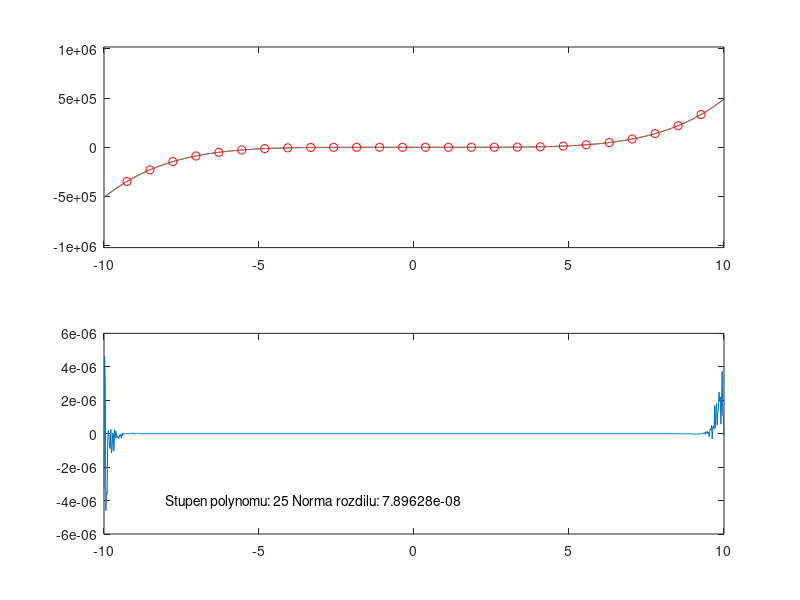

The MATLAB script that drew this image:
function lagrange

    % funkce, kterou budeme interpolovat
    function y=funkce(x)
        y = 5*x.^5-x.^4+3*x.^2-11*x+7;
        %y = x.^4 .* log(10+abs(x)) .* cos(x) .* exp(-abs(x));
        %y = exp(-x).*sqrt(abs(x));
        %y = 1./(abs(x)+1).*sin(x);
        %y = 1./(1+25*x.^2);
    end

    function y=Lagr(x1, x2, v, ii)
        y=0;
        for kk = 1 : ii 
            index = find(x2 ~= x2(kk)); % vyberu vsechny indexy mimo aktualniho kk
            % x1        - bod ve kterem interpoluji
            % x2        - zname body, ze kterych interpoluji
            % x2(index) - vsechny body mimo x2(ki)
            % v(kk)     - hodnota v aktualnim bode x2(kk)
            y = y + v(kk) * prod(x1-x2(index)) / prod(x2(kk)-x2(index));
        end
    end


a  = -10; % minimum x
b  =  10; % maximum x
cx =  a : (b-a)/1000 : b; % body, ve kterych budeme funkci interpolovat
n  =  26; % nejvyssi stupen interpolace
figure;

for i = 1 : n   % zkousime ruzne stupne interpolacniho polynomu
	step=(b-a)/(i+1); % velikost kroku pro dany stupen interpolace

    xx=zeros(1,i);  % body, ve kterych funkci zname
    val=zeros(1,i); % hodnoty funkce ve znamych bodech
    for j = 1 : i   % presne funkci vyhodnocujeme v i bodech
        xx(j)  = a + j*step;     % ekvidistantni body
        val(j) = funkce(xx(j)); 
    end

    eL=zeros(1,1001); % hodnoty interpolacniho polynomu 
    for k=1:1001
        eL(k) = Lagr(cx(k),xx,val,i); % hodnota polynomu v bode cx(k)
    end;

    eL2=zeros(1,1001); % odhad chyby 
    if i>1
        cx2 = xx(1) : (xx(i)-xx(1))/1000 : xx(i);
    else
        cx2=cx;
    end
    for k=1:1001
        eL2(k)=Lagr(cx2(k),xx,val,i); 
    end
    
    % nakreslime grafy
	subplot(2,1,1), plot(cx,funkce(cx),cx,eL);  % puvodni funkce
	mf=max(abs(funkce(cx)));
	set(gca,'YLim',[-2*mf 2*mf]);
	hold on;
	plot(xx,val,'LineStyle','none','Marker','o','MarkerSize',6,'Color',[1 0 0]); % hodnoty ve znamych bodech
	hold off;
	subplot(2,1,2), plot(cx,funkce(cx)-eL);     % interpolacni polynom
	s=get(gca,'YLim');
	set(gca,'YLim',[-max(abs(s)) max(abs(s))]);
	s=get(gca,'YLim');
	str=sprintf('Stupen polynomu: %d Norma rozdilu: %g',i-1,norm(funkce(cx2)-eL2));
	text(a+(b-a)/10,s(1)+s(2)/3,str,'FontSize',10);	
	
    waitforbuttonpress;
    
end


end
